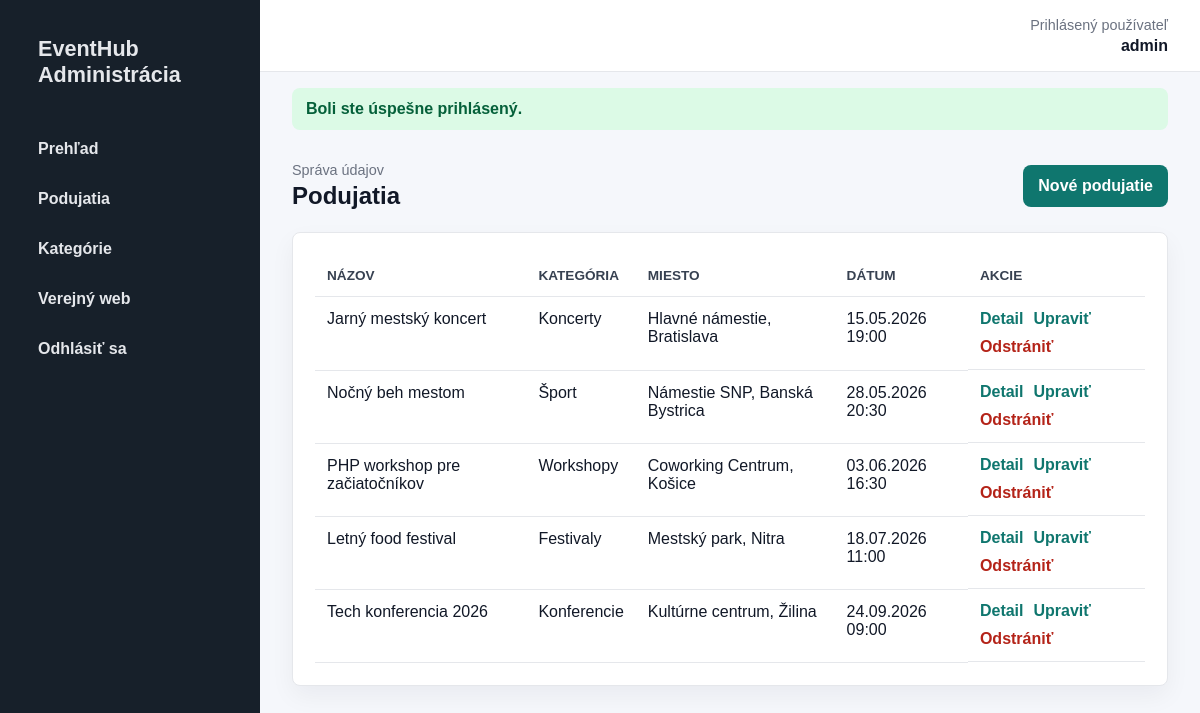
/index.php?page=admin_events (signed in), run on the app's committed database.
### tables this page shows
CREATE TABLE events (
    id INT UNSIGNED AUTO_INCREMENT,
    category_id INT UNSIGNED NULL,
    title VARCHAR(180) NOT NULL,
    description TEXT NOT NULL,
    location VARCHAR(180) NOT NULL,
    event_date DATETIME NOT NULL,
    image VARCHAR(500) NULL,
    created_at TIMESTAMP NOT NULL DEFAULT CURRENT_TIMESTAMP,

    PRIMARY KEY (id),
    KEY idx_events_category_id (category_id),
    KEY idx_events_event_date (event_date),

    CONSTRAINT fk_events_category
        FOREIGN KEY (category_id)
        REFERENCES categories (id)
        ON UPDATE CASCADE
        ON DELETE SET NULL
);

CREATE TABLE categories (
    id INT UNSIGNED AUTO_INCREMENT,
    name VARCHAR(120) NOT NULL,
    created_at TIMESTAMP NOT NULL DEFAULT CURRENT_TIMESTAMP,

    PRIMARY KEY (id),
    UNIQUE KEY idx_categories_name (name)
);

### core/Controller.php (called while the page is built, shortened)
<?php
class Controller
{
    protected function render(string $view, array $data = [], bool $admin = false): void
    {
        extract($data, EXTR_SKIP);
        $header = $admin ? 'admin_header.php' : 'header.php';
        $footer = $admin ? 'admin_footer.php' : 'footer.php';
        $viewFile = APP_ROOT . '/views/' . $view . '.php';
        require APP_ROOT . '/views/partials/' . $header;
        require $viewFile;
        require APP_ROOT . '/views/partials/' . $footer;
    }
}

### controllers/EventController.php (called while the page is built, shortened)
<?php
class EventController extends Controller
{
    private Event $eventModel;
    public function __construct()
    {
        $this->eventModel = new Event();
    }
    public function adminIndex(): void
    {
        $this->render('admin/events/index', [
            'pageTitle' => 'Správa podujatí',
            'events' => $this->eventModel->all(),
        ], true);
    }
}

### index.php (called while the page is built, shortened)
<?php
spl_autoload_register(function (string $className): void {
    $directories = ['config', 'core', 'models', 'controllers'];
    foreach ($directories as $directory) {
        $file = __DIR__ . '/' . $directory . '/' . $className . '.php';
        if (is_file($file)) {
            return;
        }
    }
});
$routes = [
    'home' => [HomeController::class, 'index'],
    'events' => [EventController::class, 'index'],
    'event_detail' => [EventController::class, 'detail'],
    'contact' => [ContactController::class, 'index'],
    'register' => [UserController::class, 'register'],
    'user_login' => [AuthController::class, 'login'],
    'user_logout' => [UserController::class, 'logout'],
    'login' => [AuthController::class, 'login'],
    'logout' => [AuthController::class, 'logout'],
    'admin_dashboard' => [AdminController::class, 'dashboard'],
    'admin_events' => [EventController::class, 'adminIndex'],
    'admin_event_create' => [EventController::class, 'adminCreate'],
    'admin_event_edit' => [EventController::class, 'adminEdit'],
    'admin_event_delete' => [EventController::class, 'adminDelete'],
    'admin_categories' => [CategoryController::class, 'adminIndex'],
    'admin_category_create' => [CategoryController::class, 'adminCreate'],
    'admin_category_edit' => [CategoryController::class, 'adminEdit'],
    'admin_category_delete' => [CategoryController::class, 'adminDelete'],
];
$page = $_GET['page'] ?? 'home';
[$controllerName, $method] = $routes[$page];
try {
    $controller = new $controllerName();
    $controller->$method();
} catch (Throwable $exception) {
    http_response_code(500);
    error_log($exception->getMessage());
    $pageTitle = 'Chyba aplikácie';
    $errorMessage = 'Nastala neočakávaná chyba. Skontrolujte konfiguráciu databázy alebo to skúste neskôr.';
    require __DIR__ . '/views/partials/header.php';
    require __DIR__ . '/views/error.php';
    require __DIR__ . '/views/partials/footer.php';
}

### core/Helpers.php (called while the page is built, shortened)
<?php
function e(?string $value): string
{
    return htmlspecialchars((string) $value, ENT_QUOTES, 'UTF-8');
}
function url(string $page, array $params = []): string
{
    $query = array_merge(['page' => $page], $params);
    return BASE_URL . '?' . http_build_query($query);
}
function asset(string $path): string
{
    return ltrim($path, '/');
}
function format_date(?string $date): string
{
    return date('d.m.Y H:i', strtotime($date));
}

### core/Session.php (called while the page is built, shortened)
<?php
class Session
{
    public static function get(string $key, mixed $default = null): mixed
    {
        return $_SESSION[$key] ?? $default;
    }
    public static function flash(string $key, ?string $message = null): ?string
    {
        $message = $_SESSION['flash'][$key] ?? null;
        return $message;
    }
}

### core/Model.php (called while the page is built, shortened)
<?php
class Model
{
    public function __construct()
    {
        $this->db = Database::getConnection();
    }
}

### config/Database.php (called while the page is built, shortened)
<?php
class Database
{
    private static ?PDO $connection = null;
    public static function getConnection(): PDO
    {
        if (self::$connection === null) {
            $dsn = sprintf(
                'mysql:host=%s;dbname=%s;charset=%s',
                DB_HOST,
                DB_NAME,
                DB_CHARSET
            );
            self::$connection = new PDO($dsn, DB_USER, DB_PASS, [
                PDO::ATTR_ERRMODE => PDO::ERRMODE_EXCEPTION,
                PDO::ATTR_DEFAULT_FETCH_MODE => PDO::FETCH_ASSOC,
                PDO::ATTR_EMULATE_PREPARES => false,
            ]);
        }
        return self::$connection;
    }
}

### models/Event.php (called while the page is built, shortened)
<?php
class Event extends Model
{
    public function all(?int $categoryId = null): array
    {
        $sql = 'SELECT e.*, c.name AS category_name
                FROM events e
                INNER JOIN categories c ON c.id = e.category_id';
        $params = [];
        $sql .= ' ORDER BY e.event_date ASC';
        $stmt = $this->db->prepare($sql);
        $stmt->execute($params);
        return $stmt->fetchAll();
    }
}

### views/admin/events/index.php (the view, shortened to what this page needs)
<section class="admin-page-header">
    <div>
        <p class="muted">Správa údajov</p>
        <h1>Podujatia</h1>
    </div>
    <a class="btn" href="<?= url('admin_event_create') ?>">Nové podujatie</a>
</section>
<div class="panel">
    <div class="table-wrap">
        <table>
            <thead>
                <tr>
                    <th>Názov</th>
                    <th>Kategória</th>
                    <th>Miesto</th>
                    <th>Dátum</th>
                    <th>Akcie</th>
                </tr>
            </thead>
            <tbody>
                <?php foreach ($events as $event): ?>
                    <tr>
                        <td><?= e($event['title']) ?></td>
                        <td><?= e($event['category_name']) ?></td>
                        <td><?= e($event['location']) ?></td>
                        <td><?= e(format_date($event['event_date'])) ?></td>
                        <td class="actions">
                            <a href="<?= url('event_detail', ['id' => $event['id']]) ?>">Detail</a>
                            <a href="<?= url('admin_event_edit', ['id' => $event['id']]) ?>">Upraviť</a>
                            <a class="danger" href="<?= url('admin_event_delete', ['id' => $event['id']]) ?>">Odstrániť</a>
                        </td>
                    </tr>
                <?php endforeach; ?>
            </tbody>
        </table>
    </div>
</div>

### views/partials/admin_header.php (shortened to what this page needs)
<!DOCTYPE html>
<html lang="sk">
<head>
    <link rel="stylesheet" href="<?= asset('public/css/admin.css') ?>">
</head>
<body>
    <aside class="admin-sidebar">
        <a class="admin-brand" href="<?= url('admin_dashboard') ?>">EventHub Administrácia</a>
        <nav>
            <a href="<?= url('admin_dashboard') ?>">Prehľad</a>
            <a href="<?= url('admin_events') ?>">Podujatia</a>
            <a href="<?= url('admin_categories') ?>">Kategórie</a>
            <a href="<?= url('home') ?>">Verejný web</a>
            <a href="<?= url('logout') ?>">Odhlásiť sa</a>
        </nav>
    </aside>
    <div class="admin-shell">
        <header class="admin-topbar">
            <div>
                <span class="muted">Prihlásený používateľ</span>
                <strong><?= e(Session::get('admin_username', 'admin')) ?></strong>
            </div>
        </header>
        <?php if ($success = Session::flash('success')): ?>
            <div class="flash flash-success"><?= e($success) ?></div>
        <?php endif; ?>
        <main class="admin-content">

### views/partials/admin_footer.php (shortened to what this page needs)
        </main>
    </div>
</body>
</html>

### public/css/admin.css (style rules this page uses)
:root { --bg: #f5f7fb; --surface: #ffffff; --text: #111827; --muted: #6b7280; --line: #e5e7eb; --primary: #0f766e; --primary-dark: #0b5f59; --danger: #b42318; --sidebar: #17202a; }
* { box-sizing: border-box; }
body { margin: 0; background: var(--bg); color: var(--text); font-family: Arial, Helvetica, sans-serif; }
a { color: inherit; text-decoration: none; }
.admin-sidebar { position: fixed; inset: 0 auto 0 0; width: 260px; padding: 24px; background: var(--sidebar); color: #ffffff; }
.admin-brand { display: block; margin-bottom: 28px; font-size: 1.35rem; font-weight: 800; }
.admin-sidebar nav { display: grid; gap: 8px; }
.admin-sidebar a { padding: 12px 14px; border-radius: 8px; color: #e5e7eb; font-weight: 700; }
.admin-shell { min-height: 100vh; margin-left: 260px; }
.admin-topbar { min-height: 72px; display: flex; justify-content: flex-end; align-items: center; padding: 0 32px; border-bottom: 1px solid var(--line); background: #ffffff; }
.admin-topbar div { display: grid; text-align: right; }
.admin-content { padding: 32px; }
.admin-page-header, .panel-heading { display: flex; justify-content: space-between; gap: 20px; align-items: center; margin-bottom: 22px; }
.admin-page-header h1, .panel-heading h2 { margin: 0; }
.muted { margin: 0 0 4px; color: var(--muted); font-size: 0.9rem; }
.btn { display: inline-flex; align-items: center; justify-content: center; min-height: 42px; padding: 9px 15px; border: 0; border-radius: 8px; background: var(--primary); color: #ffffff; font-weight: 800; cursor: pointer; }
.stat-card, .panel { border: 1px solid var(--line); border-radius: 8px; background: var(--surface); box-shadow: 0 10px 24px rgba(17, 24, 39, 0.05); }
.panel { padding: 22px; }
.table-wrap { overflow-x: auto; }
table { width: 100%; border-collapse: collapse; min-width: 680px; }
th, td { padding: 13px 12px; border-bottom: 1px solid var(--line); text-align: left; vertical-align: top; }
th { color: #374151; font-size: 0.85rem; text-transform: uppercase; }
.actions { display: flex; flex-wrap: wrap; gap: 10px; font-weight: 800; }
.actions a { color: var(--primary); }
.actions .danger { color: var(--danger); }
.alert, .flash { border-radius: 8px; padding: 12px 14px; font-weight: 700; }
.flash { margin: 16px 32px 0; }
.flash-success { background: #dcfae6; color: #05603a; }

### data on the page
events: title "Jarný mestský koncert", category.name "Koncerty", location "Hlavné námestie, Bratislava", event_date "15.05.2026 19:00"
events: title "Nočný beh mestom", category.name "Šport", location "Námestie SNP, Banská Bystrica", event_date "28.05.2026 20:30"
events: title "PHP workshop pre začiatočníkov", category.name "Workshopy", location "Coworking Centrum, Košice", event_date "03.06.2026 16:30"
events: title "Letný food festival", category.name "Festivaly", location "Mestský park, Nitra", event_date "18.07.2026 11:00"
events: title "Tech konferencia 2026", category.name "Konferencie", location "Kultúrne centrum, Žilina", event_date "24.09.2026 09:00"

### other printed values
Session::get('admin_username', 'admin') "admin"
$success "Boli ste úspešne prihlásený."
